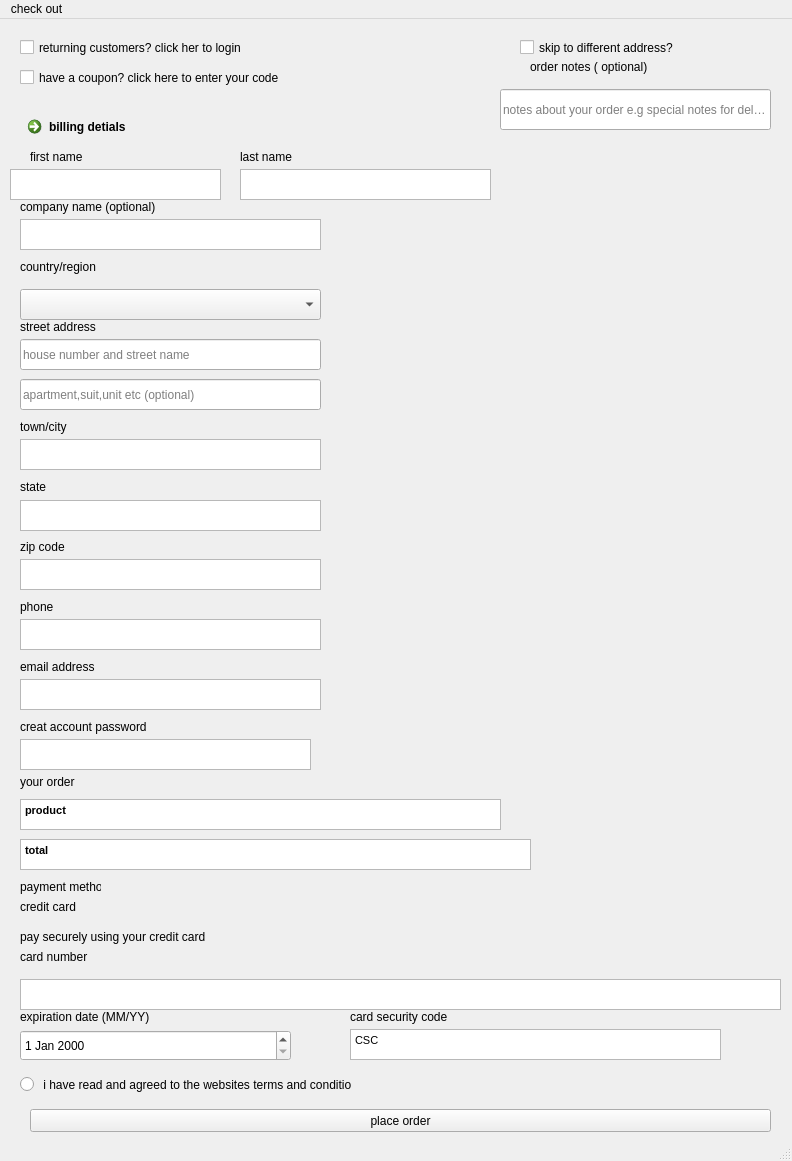
<?xml version="1.0" encoding="UTF-8"?>
<ui version="4.0">
 <class>MainWindow</class>
 <widget class="QMainWindow" name="MainWindow">
  <property name="geometry">
   <rect>
    <x>0</x>
    <y>0</y>
    <width>792</width>
    <height>1161</height>
   </rect>
  </property>
  <property name="windowTitle">
   <string>MainWindow</string>
  </property>
  <widget class="QWidget" name="centralwidget">
   <widget class="QCheckBox" name="checkBox">
    <property name="geometry">
     <rect>
      <x>20</x>
      <y>20</y>
      <width>381</width>
      <height>17</height>
     </rect>
    </property>
    <property name="text">
     <string>returning customers? click her to login</string>
    </property>
   </widget>
   <widget class="QCheckBox" name="checkBox_2">
    <property name="geometry">
     <rect>
      <x>20</x>
      <y>50</y>
      <width>261</width>
      <height>17</height>
     </rect>
    </property>
    <property name="text">
     <string>have a coupon? click here to enter your code</string>
    </property>
   </widget>
   <widget class="QCommandLinkButton" name="commandLinkButton">
    <property name="geometry">
     <rect>
      <x>20</x>
      <y>90</y>
      <width>185</width>
      <height>41</height>
     </rect>
    </property>
    <property name="text">
     <string>billing detials</string>
    </property>
   </widget>
   <widget class="QLabel" name="label">
    <property name="geometry">
     <rect>
      <x>50</x>
      <y>190</y>
      <width>47</width>
      <height>13</height>
     </rect>
    </property>
    <property name="text">
     <string/>
    </property>
   </widget>
   <widget class="QLabel" name="label_2">
    <property name="geometry">
     <rect>
      <x>30</x>
      <y>130</y>
      <width>61</width>
      <height>16</height>
     </rect>
    </property>
    <property name="text">
     <string>first name</string>
    </property>
   </widget>
   <widget class="QLabel" name="label_3">
    <property name="geometry">
     <rect>
      <x>240</x>
      <y>130</y>
      <width>71</width>
      <height>16</height>
     </rect>
    </property>
    <property name="text">
     <string>last name</string>
    </property>
   </widget>
   <widget class="QTextEdit" name="textEdit_2">
    <property name="geometry">
     <rect>
      <x>20</x>
      <y>481</y>
      <width>301</width>
      <height>31</height>
     </rect>
    </property>
   </widget>
   <widget class="QLabel" name="label_4">
    <property name="geometry">
     <rect>
      <x>20</x>
      <y>180</y>
      <width>161</width>
      <height>16</height>
     </rect>
    </property>
    <property name="text">
     <string>company name (optional)</string>
    </property>
   </widget>
   <widget class="QTextEdit" name="textEdit_3">
    <property name="geometry">
     <rect>
      <x>20</x>
      <y>200</y>
      <width>301</width>
      <height>31</height>
     </rect>
    </property>
   </widget>
   <widget class="QLabel" name="label_5">
    <property name="geometry">
     <rect>
      <x>20</x>
      <y>240</y>
      <width>91</width>
      <height>16</height>
     </rect>
    </property>
    <property name="text">
     <string>country/region </string>
    </property>
   </widget>
   <widget class="QTextEdit" name="textEdit_4">
    <property name="geometry">
     <rect>
      <x>10</x>
      <y>150</y>
      <width>211</width>
      <height>31</height>
     </rect>
    </property>
   </widget>
   <widget class="QLabel" name="label_6">
    <property name="geometry">
     <rect>
      <x>20</x>
      <y>300</y>
      <width>111</width>
      <height>16</height>
     </rect>
    </property>
    <property name="text">
     <string>street address</string>
    </property>
   </widget>
   <widget class="QLabel" name="label_7">
    <property name="geometry">
     <rect>
      <x>20</x>
      <y>400</y>
      <width>131</width>
      <height>16</height>
     </rect>
    </property>
    <property name="text">
     <string>town/city</string>
    </property>
   </widget>
   <widget class="QTextEdit" name="textEdit_7">
    <property name="geometry">
     <rect>
      <x>20</x>
      <y>420</y>
      <width>301</width>
      <height>31</height>
     </rect>
    </property>
   </widget>
   <widget class="QLabel" name="label_8">
    <property name="geometry">
     <rect>
      <x>20</x>
      <y>460</y>
      <width>71</width>
      <height>16</height>
     </rect>
    </property>
    <property name="text">
     <string>state</string>
    </property>
   </widget>
   <widget class="QTextEdit" name="textEdit_8">
    <property name="geometry">
     <rect>
      <x>240</x>
      <y>150</y>
      <width>251</width>
      <height>31</height>
     </rect>
    </property>
   </widget>
   <widget class="QLabel" name="label_9">
    <property name="geometry">
     <rect>
      <x>20</x>
      <y>520</y>
      <width>71</width>
      <height>16</height>
     </rect>
    </property>
    <property name="text">
     <string>zip code</string>
    </property>
   </widget>
   <widget class="QTextEdit" name="textEdit_9">
    <property name="geometry">
     <rect>
      <x>20</x>
      <y>540</y>
      <width>301</width>
      <height>31</height>
     </rect>
    </property>
   </widget>
   <widget class="QLabel" name="label_10">
    <property name="geometry">
     <rect>
      <x>20</x>
      <y>580</y>
      <width>61</width>
      <height>16</height>
     </rect>
    </property>
    <property name="text">
     <string>phone</string>
    </property>
   </widget>
   <widget class="QTextEdit" name="textEdit_10">
    <property name="geometry">
     <rect>
      <x>20</x>
      <y>600</y>
      <width>301</width>
      <height>31</height>
     </rect>
    </property>
   </widget>
   <widget class="QLabel" name="label_11">
    <property name="geometry">
     <rect>
      <x>20</x>
      <y>640</y>
      <width>151</width>
      <height>16</height>
     </rect>
    </property>
    <property name="text">
     <string>email address</string>
    </property>
   </widget>
   <widget class="QTextEdit" name="textEdit_11">
    <property name="geometry">
     <rect>
      <x>20</x>
      <y>660</y>
      <width>301</width>
      <height>31</height>
     </rect>
    </property>
   </widget>
   <widget class="QLabel" name="label_12">
    <property name="geometry">
     <rect>
      <x>20</x>
      <y>700</y>
      <width>131</width>
      <height>16</height>
     </rect>
    </property>
    <property name="text">
     <string>creat account password</string>
    </property>
   </widget>
   <widget class="QTextEdit" name="textEdit_12">
    <property name="geometry">
     <rect>
      <x>20</x>
      <y>720</y>
      <width>291</width>
      <height>31</height>
     </rect>
    </property>
   </widget>
   <widget class="QLabel" name="label_13">
    <property name="geometry">
     <rect>
      <x>20</x>
      <y>753</y>
      <width>91</width>
      <height>20</height>
     </rect>
    </property>
    <property name="text">
     <string>your order</string>
    </property>
   </widget>
   <widget class="QTextEdit" name="textEdit_13">
    <property name="geometry">
     <rect>
      <x>20</x>
      <y>780</y>
      <width>481</width>
      <height>31</height>
     </rect>
    </property>
    <property name="html">
     <string>&lt;!DOCTYPE HTML PUBLIC &quot;-//W3C//DTD HTML 4.0//EN&quot; &quot;http://www.w3.org/TR/REC-html40/strict.dtd&quot;&gt;
&lt;html&gt;&lt;head&gt;&lt;meta name=&quot;qrichtext&quot; content=&quot;1&quot; /&gt;&lt;style type=&quot;text/css&quot;&gt;
p, li { white-space: pre-wrap; }
&lt;/style&gt;&lt;/head&gt;&lt;body style=&quot; font-family:'MS Shell Dlg 2'; font-size:8.25pt; font-weight:400; font-style:normal;&quot;&gt;
&lt;p style=&quot; margin-top:0px; margin-bottom:0px; margin-left:0px; margin-right:0px; -qt-block-indent:0; text-indent:0px;&quot;&gt;&lt;span style=&quot; font-weight:600;&quot;&gt;product&lt;/span&gt;&lt;/p&gt;&lt;/body&gt;&lt;/html&gt;</string>
    </property>
   </widget>
   <widget class="QTextEdit" name="textEdit_14">
    <property name="geometry">
     <rect>
      <x>20</x>
      <y>820</y>
      <width>511</width>
      <height>31</height>
     </rect>
    </property>
    <property name="html">
     <string>&lt;!DOCTYPE HTML PUBLIC &quot;-//W3C//DTD HTML 4.0//EN&quot; &quot;http://www.w3.org/TR/REC-html40/strict.dtd&quot;&gt;
&lt;html&gt;&lt;head&gt;&lt;meta name=&quot;qrichtext&quot; content=&quot;1&quot; /&gt;&lt;style type=&quot;text/css&quot;&gt;
p, li { white-space: pre-wrap; }
&lt;/style&gt;&lt;/head&gt;&lt;body style=&quot; font-family:'MS Shell Dlg 2'; font-size:8.25pt; font-weight:400; font-style:normal;&quot;&gt;
&lt;p style=&quot; margin-top:0px; margin-bottom:0px; margin-left:0px; margin-right:0px; -qt-block-indent:0; text-indent:0px;&quot;&gt;&lt;span style=&quot; font-weight:600;&quot;&gt;total&lt;/span&gt;&lt;/p&gt;&lt;/body&gt;&lt;/html&gt;</string>
    </property>
   </widget>
   <widget class="QLabel" name="label_14">
    <property name="geometry">
     <rect>
      <x>20</x>
      <y>860</y>
      <width>81</width>
      <height>16</height>
     </rect>
    </property>
    <property name="text">
     <string>payment method</string>
    </property>
   </widget>
   <widget class="QLabel" name="label_15">
    <property name="geometry">
     <rect>
      <x>20</x>
      <y>880</y>
      <width>71</width>
      <height>16</height>
     </rect>
    </property>
    <property name="text">
     <string>credit card</string>
    </property>
   </widget>
   <widget class="QLabel" name="label_16">
    <property name="geometry">
     <rect>
      <x>20</x>
      <y>930</y>
      <width>121</width>
      <height>16</height>
     </rect>
    </property>
    <property name="text">
     <string>card number</string>
    </property>
   </widget>
   <widget class="QTextEdit" name="textEdit_15">
    <property name="geometry">
     <rect>
      <x>20</x>
      <y>960</y>
      <width>761</width>
      <height>31</height>
     </rect>
    </property>
   </widget>
   <widget class="QLabel" name="label_17">
    <property name="geometry">
     <rect>
      <x>20</x>
      <y>990</y>
      <width>131</width>
      <height>16</height>
     </rect>
    </property>
    <property name="text">
     <string>expiration date (MM/YY)</string>
    </property>
   </widget>
   <widget class="QLabel" name="label_18">
    <property name="geometry">
     <rect>
      <x>350</x>
      <y>990</y>
      <width>151</width>
      <height>16</height>
     </rect>
    </property>
    <property name="text">
     <string>card security code</string>
    </property>
   </widget>
   <widget class="QTextEdit" name="textEdit_17">
    <property name="geometry">
     <rect>
      <x>350</x>
      <y>1010</y>
      <width>371</width>
      <height>31</height>
     </rect>
    </property>
    <property name="html">
     <string>&lt;!DOCTYPE HTML PUBLIC &quot;-//W3C//DTD HTML 4.0//EN&quot; &quot;http://www.w3.org/TR/REC-html40/strict.dtd&quot;&gt;
&lt;html&gt;&lt;head&gt;&lt;meta name=&quot;qrichtext&quot; content=&quot;1&quot; /&gt;&lt;style type=&quot;text/css&quot;&gt;
p, li { white-space: pre-wrap; }
&lt;/style&gt;&lt;/head&gt;&lt;body style=&quot; font-family:'MS Shell Dlg 2'; font-size:8.25pt; font-weight:400; font-style:normal;&quot;&gt;
&lt;p style=&quot; margin-top:0px; margin-bottom:0px; margin-left:0px; margin-right:0px; -qt-block-indent:0; text-indent:0px;&quot;&gt;CSC&lt;/p&gt;&lt;/body&gt;&lt;/html&gt;</string>
    </property>
   </widget>
   <widget class="QLabel" name="label_19">
    <property name="geometry">
     <rect>
      <x>20</x>
      <y>910</y>
      <width>211</width>
      <height>16</height>
     </rect>
    </property>
    <property name="text">
     <string>pay securely using your credit card</string>
    </property>
   </widget>
   <widget class="QRadioButton" name="radioButton">
    <property name="geometry">
     <rect>
      <x>20</x>
      <y>1050</y>
      <width>331</width>
      <height>31</height>
     </rect>
    </property>
    <property name="text">
     <string> i have read and agreed to the websites terms and conditions</string>
    </property>
   </widget>
   <widget class="QPushButton" name="pushButton">
    <property name="geometry">
     <rect>
      <x>30</x>
      <y>1090</y>
      <width>741</width>
      <height>23</height>
     </rect>
    </property>
    <property name="text">
     <string>place order</string>
    </property>
   </widget>
   <widget class="QCheckBox" name="checkBox_3">
    <property name="geometry">
     <rect>
      <x>520</x>
      <y>20</y>
      <width>271</width>
      <height>17</height>
     </rect>
    </property>
    <property name="text">
     <string>skip to different address?</string>
    </property>
   </widget>
   <widget class="QLabel" name="label_20">
    <property name="geometry">
     <rect>
      <x>530</x>
      <y>40</y>
      <width>171</width>
      <height>16</height>
     </rect>
    </property>
    <property name="text">
     <string>order notes ( optional)</string>
    </property>
   </widget>
   <widget class="QComboBox" name="comboBox">
    <property name="geometry">
     <rect>
      <x>20</x>
      <y>270</y>
      <width>301</width>
      <height>31</height>
     </rect>
    </property>
    <item>
     <property name="text">
      <string/>
     </property>
    </item>
    <item>
     <property name="text">
      <string>bamenda</string>
     </property>
    </item>
    <item>
     <property name="text">
      <string>southwest</string>
     </property>
    </item>
    <item>
     <property name="text">
      <string>centre</string>
     </property>
    </item>
    <item>
     <property name="text">
      <string>adamawa</string>
     </property>
    </item>
    <item>
     <property name="text">
      <string>goundere</string>
     </property>
    </item>
    <item>
     <property name="text">
      <string>yaounde</string>
     </property>
    </item>
    <item>
     <property name="text">
      <string>douala</string>
     </property>
    </item>
   </widget>
   <widget class="QDateEdit" name="dateEdit">
    <property name="geometry">
     <rect>
      <x>20</x>
      <y>1011</y>
      <width>271</width>
      <height>31</height>
     </rect>
    </property>
   </widget>
   <widget class="QLineEdit" name="lineEdit">
    <property name="geometry">
     <rect>
      <x>20</x>
      <y>320</y>
      <width>301</width>
      <height>31</height>
     </rect>
    </property>
    <property name="text">
     <string/>
    </property>
    <property name="placeholderText">
     <string>house number and street name</string>
    </property>
   </widget>
   <widget class="QLineEdit" name="lineEdit_2">
    <property name="geometry">
     <rect>
      <x>20</x>
      <y>360</y>
      <width>301</width>
      <height>31</height>
     </rect>
    </property>
    <property name="placeholderText">
     <string>apartment,suit,unit etc (optional)</string>
    </property>
   </widget>
   <widget class="QLineEdit" name="lineEdit_3">
    <property name="geometry">
     <rect>
      <x>500</x>
      <y>70</y>
      <width>271</width>
      <height>41</height>
     </rect>
    </property>
    <property name="placeholderText">
     <string>notes about your order e.g special notes for delivery</string>
    </property>
   </widget>
   <widget class="QLabel" name="label_21">
    <property name="geometry">
     <rect>
      <x>120</x>
      <y>870</y>
      <width>531</width>
      <height>41</height>
     </rect>
    </property>
    <property name="text">
     <string/>
    </property>
    <property name="pixmap">
     <pixmap resource="Pictures/fot.qrc">:/fots/fots/new card.png</pixmap>
    </property>
    <property name="scaledContents">
     <bool>true</bool>
    </property>
   </widget>
  </widget>
  <widget class="QMenuBar" name="menubar">
   <property name="geometry">
    <rect>
     <x>0</x>
     <y>0</y>
     <width>792</width>
     <height>21</height>
    </rect>
   </property>
   <widget class="QMenu" name="menucheck_out">
    <property name="title">
     <string>check out</string>
    </property>
   </widget>
   <addaction name="menucheck_out"/>
  </widget>
  <widget class="QStatusBar" name="statusbar"/>
 </widget>
 <resources>
  <include location="Pictures/fots/fots.qrc"/>
  <include location="Pictures/fot.qrc"/>
 </resources>
 <connections/>
</ui>
